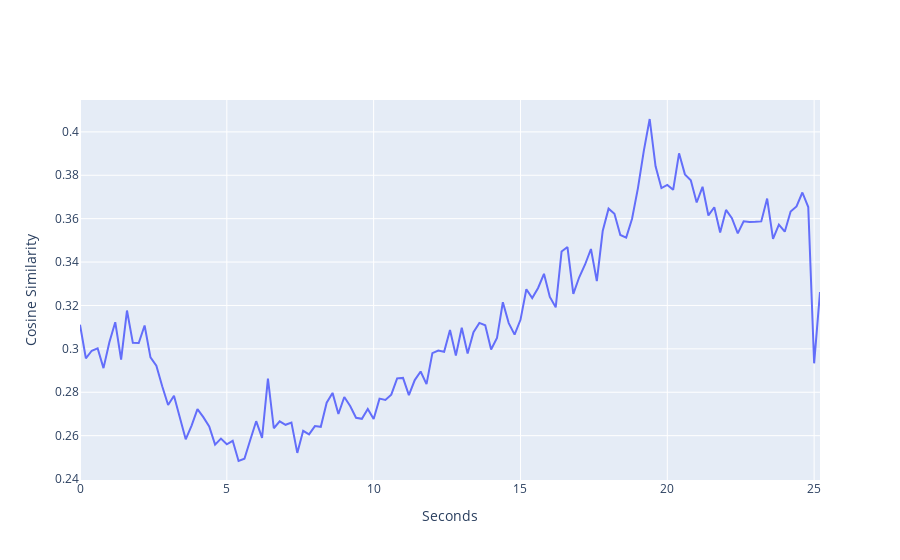

The code cell stored with this chart in its notebook:
### Code cell
_ = search(
    "fruits.mp4", 
    "kumquats and no watermelon", 
    model, 
    frame_embeddings=frame_embeddings_fruits)
